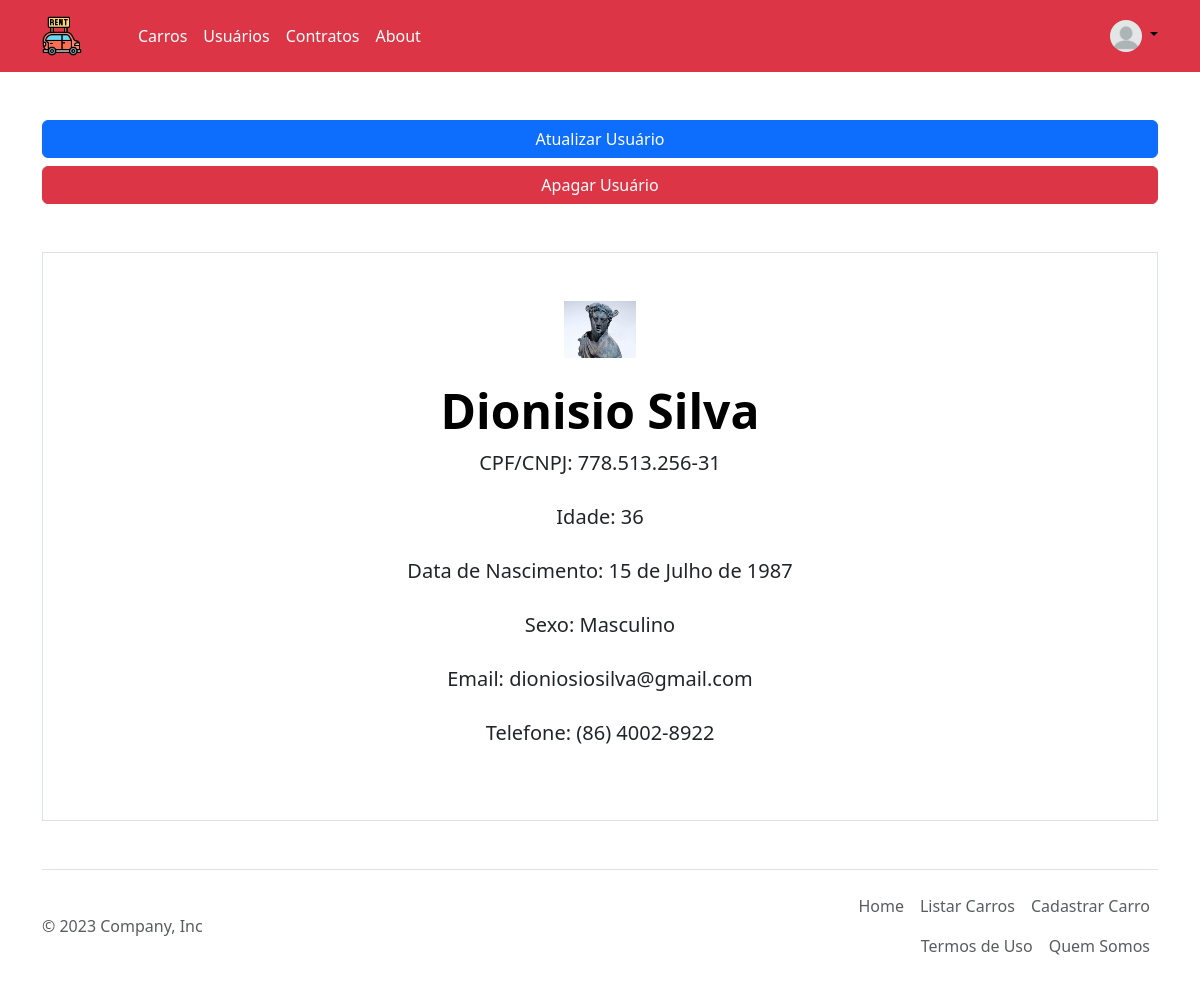
The app's page /locador/detalhar/1 (signed in) with its own data.
### aluguel/models.py (models this page shows, shortened)
class Usuario(models.Model):
    SEXO = [
        ("Masculino", "Masculino"),
        ("Feminino", "Feminino"),
        ("Outro", "Outro")
    ]
    nome = models.CharField("Nome", max_length=100)
    sobrenome = models.CharField("Sobrenome", max_length=100)
    cpfcnpj = models.CharField('CPF:',max_length=18, blank=True, null=True)
    email = models.EmailField("Email")
    telefone = models.CharField("Telefone", max_length=20, blank=True, null=True)
    data_nasc = models.DateField("Data de Nascimento", blank=True, null=True)
    perfil = models.ImageField("Foto", upload_to='perfil', blank=True, null=True)
    user = models.OneToOneField(get_user_model(),verbose_name="Usuário:", on_delete=models.CASCADE, blank=True, null=True)
    def calculo_de_idade(self):
        hoje = date.today()
        diferenca = hoje - self.data_nasc
        return round(diferenca.days // 365.25)
    idade = property(calculo_de_idade)
    sexo = models.CharField("Sexo", max_length=100, choices=SEXO)
    class Meta:
        verbose_name = "Usuário"
        verbose_name_plural = "Usuários"

### aluguel/views.py (the view)
# urls.py: path('detalhar/<int:id>', DetalharUsuario.as_view(), name='detalhar_usuario'),
class DetalharUsuario(DetailView):
    model=Usuario
    template_name='locador/detalhar_usuario.html'
    context_object_name='usuario'
    pk_url_kwarg='id'

### templates/locador/detalhar_usuario.html (shortened to what this page needs)
{% extends 'base_adm.html' %}
{% load static bootstrap5 %}
{% block content %}
<div class="container">
    <div class="d-grid gap-2">
        <a href="{% url 'atualizar_usuario' usuario.id %}" class="btn btn-primary" role="button">Atualizar Usuário</a>
        <a href="{% url 'apagar_usuario' usuario.id %}" class="btn btn-danger" role="button">Apagar Usuário</a>
    </div>
    <div class="px-4 py-5 my-5 text-center border">
        {% if usuario.perfil %}
        <img class="d-block mx-auto mb-4" src="{{ usuario.perfil.url }}" alt="{{ usuario.nome}}" width="72" height="57">
        {% else %}
        <img class="d-block mx-auto mb-4" src="{% static 'img/perfil-de-usuario.jpg' %}" alt="{{ usuario.nome}}"
            width="72" height="57">
        {% endif %}
        <h1 class="display-5 fw-bold text-body-emphasis">{{ usuario.nome }} {{ usuario.sobrenome }}</h1>
        <div class="col-lg-6 mx-auto">
            <p class="lead mb-4"><strong>CPF/CNPJ: </strong>{{ usuario.cpfcnpj }}</p>
            <p class="lead mb-4"><strong>Idade: </strong>{{ usuario.idade }}</p>
            <p class="lead mb-4"><strong>Data de Nascimento: </strong>{{ usuario.data_nasc }}</p>
            <p class="lead mb-4"><strong>Sexo: </strong>{{ usuario.sexo }}</p>
            <p class="lead mb-4"><strong>Email: </strong>{{ usuario.email }}</p>
            <p class="lead mb-4"><strong>Telefone: </strong>{{ usuario.telefone }}</p>
        </div>
    </div>
</div>
{% endblock content %}

### records on screen
Usuario: perfil (picture), nome "Dionisio", sobrenome "Silva", cpfcnpj "778.513.256-31", idade "36", data_nasc "15 de Julho de 1987", sexo "Masculino", email "dioniosiosilva@gmail.com", telefone "(86) 4002-8922"
